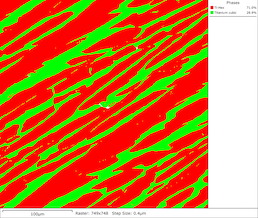
#> input picture EBSD_VEs/1000_degree_celsius-Phase_map.png, 258 x 218 px
$ jupyter execute --allow-errors VE_from_image.ipynb   (shell and % lines are left out)
#> lines starting #> are read from the running program, lines starting #| are printed output that depends on the picture; after the words box and inside, x2 and y2 are one past the last pixel; in counts of white or black regions, pixels touching at a corner belong together; long printed decimals are rounded
# Titanium image to damask input
## Guy Bowker

[cell 1]
from skimage import io
# for resizing, scaling, cropping
from skimage.transform import rescale, resize
from skimage.transform import rotate
from skimage.segmentation import clear_border
from skimage.util import crop

# for binarizing
from skimage import data
from skimage.filters import threshold_otsu

# for eroding
from skimage.morphology import (erosion, dilation, opening, closing,  # noqa
                                white_tophat)
from skimage import morphology
from skimage.measure import label
from scipy import ndimage

# for plotting
import matplotlib
from matplotlib import pyplot as plt

from defdap.quat import Quat
#> (the rest of this cell did not finish here and is left out)

[cell 2]
fig, ax = plt.subplots(1,3)
# read in and show image
img = io.imread("1000_degree_celsius-Phase_map.png", as_gray=True)
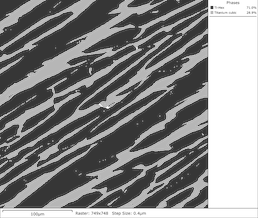
#> img: shape (218, 258) float64; min 0.174, max 1, mean 0.531
# img = io.imread("CA_modelled-beta_volfraction_ 0.294599.png", as_gray=True)
ax[0].imshow(img, cmap=plt.cm.gray)

# crop out scale bar and axes
rotated_img = rotate(img,-35)
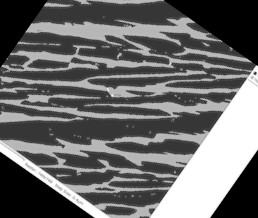
#> rotated_img: shape (218, 258) float64; min 0, max 1, mean 0.414
ax[1].imshow(rotated_img, cmap=plt.cm.gray)
cropped_img = rotated_img[30:30+128, 40:40+128]
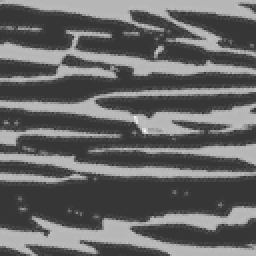
#> cropped_img: shape (128, 128) float64 (shown 2 times larger); min 0.212, max 0.982, mean 0.404
ax[2].imshow(cropped_img, cmap=plt.cm.gray)
print(f"{cropped_img.shape}")
#| (128, 128)
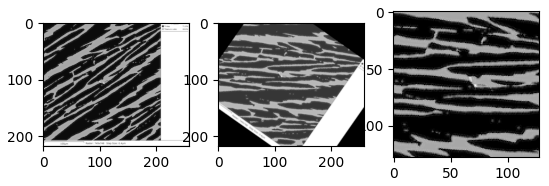
#> figure drawn by matplotlib, 3 panels

[cell 3]
# Binarize img
thresh = threshold_otsu(cropped_img) # automatically calculate threshold
#> thresh = 0.466
binary_img = cropped_img < thresh # switch sign to switch b/w assignment
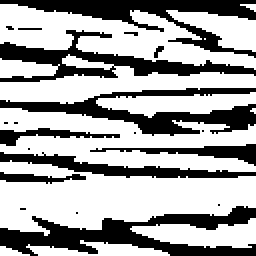
#> binary_img: shape (128, 128) bool (shown 2 times larger); 64.6% white; 20 black regions (12 under 20 px), largest, box (x1, y1, x2, y2) and area: (0, 103, 128, 128) 1353, (0, 44, 128, 68) 1113, (0, 0, 128, 29) 1095

cmap = matplotlib.colors.ListedColormap(['palegreen', 'darkturquoise']) # define cmap colours
plt.imshow(binary_img, cmap=cmap)
plt.colorbar()
plt.show()
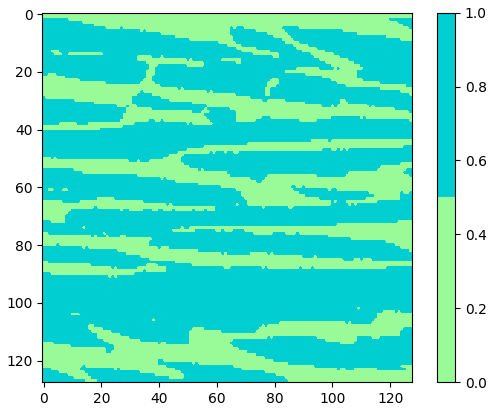
#> figure drawn by matplotlib, 2 panels

print(f"alpha vol frac:{len(binary_img[binary_img==1])/len(binary_img)}")
#| alpha vol frac:82.633
print(f"beta vol frac: {len(binary_img[binary_img==0])/len(binary_img)}")
#| beta vol frac: 45.367

## alpha laths different constituents

[cell 4]
labelled_img = label(binary_img)
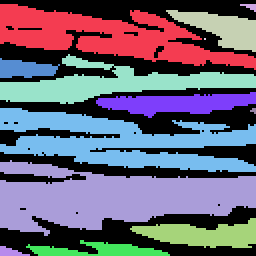
#> labelled_img: shape (128, 128) int32 (shown 2 times larger); 14 distinct labels, from 0 to 13; one colour per label, 0 black
seg_img = labelled_img.copy()
total_pixels = labelled_img.shape[0]*labelled_img.shape[1]
#> total_pixels = 16384
beta_pixels = len(labelled_img[labelled_img==0]) ; print(beta_pixels)
#> after `beta_pixels = len(labelled_img[labelled_img == 0])`: beta_pixels = 5807
#| 5807
alpha_pixels = len(labelled_img[labelled_img>0]) ; print(alpha_pixels)
#> after `alpha_pixels = len(labelled_img[labelled_img > 0])`: alpha_pixels = 10577
#| 10577
print(total_pixels, beta_pixels+alpha_pixels)
#| 16384 16384

#> (the rest of this cell did not finish here and is left out)

## recrystallise a chosen phase (skip for conghuis - already at temperature!)

#> (a cell that did not finish here is left out)

## Resized or change resolution so computable
Either select an area or decrease res of whole image

[cell 6]
grid_size = 512
selected_img = binary_img[0:grid_size, 0:grid_size]
# selected_img = eroded_img[0:grid_size, 0:grid_size]
plt.imshow(selected_img, cmap=cmap) ; plt.colorbar()

print("Size", selected_img.shape)
#| Size (128, 128)
